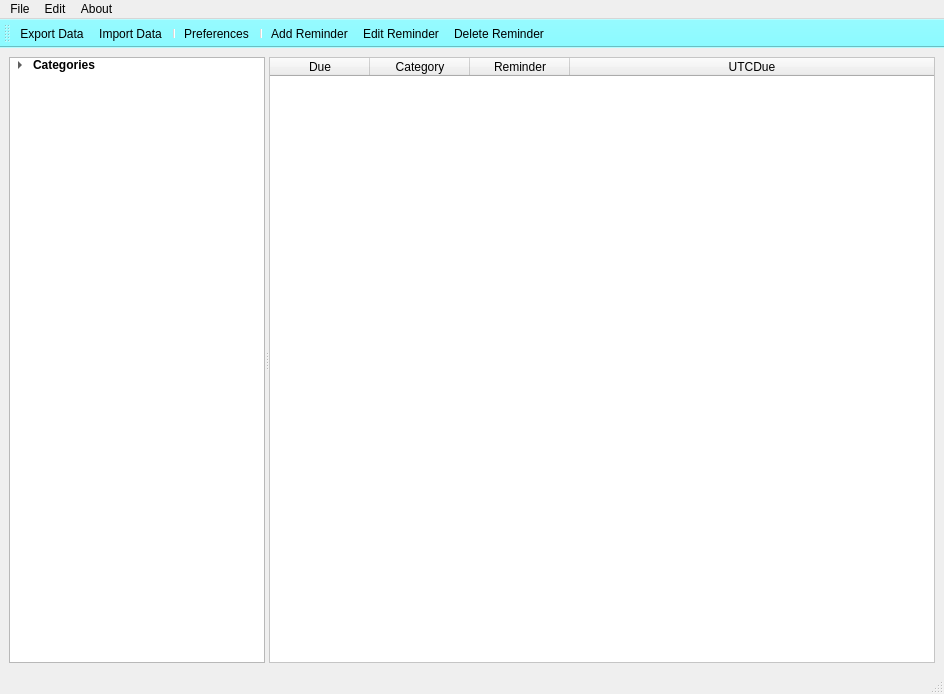
<?xml version="1.0" encoding="UTF-8"?>
<ui version="4.0">
 <class>mainWindow</class>
 <widget class="QMainWindow" name="mainWindow">
  <property name="geometry">
   <rect>
    <x>0</x>
    <y>0</y>
    <width>944</width>
    <height>694</height>
   </rect>
  </property>
  <property name="windowTitle">
   <string>QTierna</string>
  </property>
  <property name="windowIcon">
   <iconset resource="../icons.qrc">
    <normaloff>:/icons/icons/alarm-clock.png</normaloff>:/icons/icons/alarm-clock.png</iconset>
  </property>
  <property name="windowOpacity">
   <double>0.990000000000000</double>
  </property>
  <widget class="QWidget" name="centralwidget">
   <layout class="QGridLayout" name="gridLayout">
    <item row="0" column="0">
     <widget class="QSplitter" name="splitter">
      <property name="orientation">
       <enum>Qt::Horizontal</enum>
      </property>
      <property name="childrenCollapsible">
       <bool>false</bool>
      </property>
      <widget class="QTreeWidget" name="mainTreeWidget">
       <property name="sizePolicy">
        <sizepolicy hsizetype="MinimumExpanding" vsizetype="Expanding">
         <horstretch>0</horstretch>
         <verstretch>0</verstretch>
        </sizepolicy>
       </property>
       <property name="minimumSize">
        <size>
         <width>200</width>
         <height>0</height>
        </size>
       </property>
       <property name="statusTip">
        <string>Filter by category</string>
       </property>
       <property name="headerHidden">
        <bool>true</bool>
       </property>
       <attribute name="headerStretchLastSection">
        <bool>true</bool>
       </attribute>
       <column>
        <property name="text">
         <string>category</string>
        </property>
        <property name="font">
         <font>
          <weight>75</weight>
          <bold>true</bold>
         </font>
        </property>
       </column>
       <item>
        <property name="text">
         <string>Categories</string>
        </property>
        <property name="font">
         <font>
          <weight>75</weight>
          <bold>true</bold>
         </font>
        </property>
        <item>
         <property name="text">
          <string>All</string>
         </property>
         <property name="font">
          <font>
           <weight>75</weight>
           <bold>true</bold>
          </font>
         </property>
        </item>
        <item>
         <property name="text">
          <string>Complete</string>
         </property>
         <property name="font">
          <font>
           <weight>75</weight>
           <bold>true</bold>
          </font>
         </property>
        </item>
        <item>
         <property name="text">
          <string>Uncategorized</string>
         </property>
         <property name="font">
          <font>
           <weight>75</weight>
           <bold>true</bold>
          </font>
         </property>
        </item>
       </item>
      </widget>
      <widget class="QTableWidget" name="mainTableWidget">
       <property name="sizePolicy">
        <sizepolicy hsizetype="Expanding" vsizetype="Expanding">
         <horstretch>1</horstretch>
         <verstretch>0</verstretch>
        </sizepolicy>
       </property>
       <property name="minimumSize">
        <size>
         <width>500</width>
         <height>500</height>
        </size>
       </property>
       <property name="styleSheet">
        <string notr="true">QTableWidget{
	background-color: #FFF;
	alternate-background-color: rgb(140, 250, 255);
}

QTableWidget[complete=true]{
	background-color: #FFF;
	alternate-background-color: rgb(115, 235, 174, 127);
}</string>
       </property>
       <property name="horizontalScrollBarPolicy">
        <enum>Qt::ScrollBarAlwaysOff</enum>
       </property>
       <property name="alternatingRowColors">
        <bool>true</bool>
       </property>
       <property name="selectionMode">
        <enum>QAbstractItemView::MultiSelection</enum>
       </property>
       <property name="selectionBehavior">
        <enum>QAbstractItemView::SelectRows</enum>
       </property>
       <attribute name="horizontalHeaderStretchLastSection">
        <bool>true</bool>
       </attribute>
       <attribute name="verticalHeaderStretchLastSection">
        <bool>false</bool>
       </attribute>
       <column>
        <property name="text">
         <string>Due</string>
        </property>
       </column>
       <column>
        <property name="text">
         <string>Category</string>
        </property>
       </column>
       <column>
        <property name="text">
         <string>Reminder</string>
        </property>
       </column>
       <column>
        <property name="text">
         <string>UTCDue</string>
        </property>
       </column>
      </widget>
     </widget>
    </item>
   </layout>
  </widget>
  <widget class="QMenuBar" name="mainMenubar">
   <property name="geometry">
    <rect>
     <x>0</x>
     <y>0</y>
     <width>944</width>
     <height>25</height>
    </rect>
   </property>
   <widget class="QMenu" name="menuFile">
    <property name="title">
     <string>File</string>
    </property>
    <addaction name="actionImport_Data"/>
    <addaction name="actionExport_Data"/>
    <addaction name="separator"/>
    <addaction name="actionExit_2"/>
   </widget>
   <widget class="QMenu" name="menuAbout">
    <property name="title">
     <string>About</string>
    </property>
    <addaction name="actionHelp"/>
    <addaction name="separator"/>
    <addaction name="actionAbout"/>
   </widget>
   <widget class="QMenu" name="menuReminder">
    <property name="title">
     <string>Edit</string>
    </property>
    <addaction name="actionAdd_Reminder"/>
    <addaction name="actionEdit_Reminder"/>
    <addaction name="actionRemove_Reminder"/>
    <addaction name="separator"/>
    <addaction name="separator"/>
    <addaction name="actionPreferences"/>
   </widget>
   <addaction name="menuFile"/>
   <addaction name="menuReminder"/>
   <addaction name="menuAbout"/>
  </widget>
  <widget class="QToolBar" name="toolBar">
   <property name="windowTitle">
    <string>toolBar</string>
   </property>
   <property name="toolTip">
    <string>Edit Reminder</string>
   </property>
   <property name="styleSheet">
    <string notr="true">QToolBar{
    background-color: rgb(140, 250, 255);
     float: right;
}

QToolButton:hover{
   border: 1px solid white;
   background-color:rgb(140, 250, 255);
}</string>
   </property>
   <property name="iconSize">
    <size>
     <width>32</width>
     <height>32</height>
    </size>
   </property>
   <property name="toolButtonStyle">
    <enum>Qt::ToolButtonIconOnly</enum>
   </property>
   <attribute name="toolBarArea">
    <enum>TopToolBarArea</enum>
   </attribute>
   <attribute name="toolBarBreak">
    <bool>false</bool>
   </attribute>
   <addaction name="actionExport_Data"/>
   <addaction name="actionImport_Data"/>
   <addaction name="separator"/>
   <addaction name="actionPreferences"/>
   <addaction name="separator"/>
   <addaction name="actionAdd_Reminder"/>
   <addaction name="actionEdit_Reminder"/>
   <addaction name="actionRemove_Reminder"/>
  </widget>
  <widget class="QStatusBar" name="statusBar"/>
  <action name="actionImport_Data">
   <property name="icon">
    <iconset resource="../icons.qrc">
     <normaloff>:/icons/icons/import_white.png</normaloff>:/icons/icons/import_white.png</iconset>
   </property>
   <property name="text">
    <string>Import Data</string>
   </property>
   <property name="statusTip">
    <string>Import Reminders</string>
   </property>
   <property name="shortcut">
    <string>Ctrl+I</string>
   </property>
  </action>
  <action name="actionExport_Data">
   <property name="icon">
    <iconset resource="../icons.qrc">
     <normaloff>:/icons/icons/export_white.png</normaloff>:/icons/icons/export_white.png</iconset>
   </property>
   <property name="text">
    <string>Export Data</string>
   </property>
   <property name="statusTip">
    <string>Export Reminders</string>
   </property>
   <property name="shortcut">
    <string>Ctrl+E</string>
   </property>
  </action>
  <action name="actionExit">
   <property name="text">
    <string>Exit</string>
   </property>
  </action>
  <action name="actionExit_2">
   <property name="text">
    <string>Exit</string>
   </property>
  </action>
  <action name="actionAdd_Reminder">
   <property name="icon">
    <iconset resource="../icons.qrc">
     <normaloff>:/icons/icons/circle-add_white.png</normaloff>:/icons/icons/circle-add_white.png</iconset>
   </property>
   <property name="text">
    <string>Add Reminder</string>
   </property>
   <property name="statusTip">
    <string>Add Reminder</string>
   </property>
   <property name="shortcut">
    <string>Ctrl+A</string>
   </property>
  </action>
  <action name="actionRemove_Reminder">
   <property name="icon">
    <iconset resource="../icons.qrc">
     <normaloff>:/icons/icons/trash_white.png</normaloff>:/icons/icons/trash_white.png</iconset>
   </property>
   <property name="text">
    <string>Delete Reminder</string>
   </property>
   <property name="statusTip">
    <string>Delete selected reminders</string>
   </property>
   <property name="shortcut">
    <string>Ctrl+D</string>
   </property>
  </action>
  <action name="actionHelp">
   <property name="text">
    <string>Help</string>
   </property>
  </action>
  <action name="actionAbout">
   <property name="text">
    <string>About</string>
   </property>
  </action>
  <action name="actionPreferences">
   <property name="icon">
    <iconset resource="../icons.qrc">
     <normaloff>:/icons/icons/settings_white.png</normaloff>:/icons/icons/settings_white.png</iconset>
   </property>
   <property name="text">
    <string>Preferences</string>
   </property>
   <property name="statusTip">
    <string>Configure settings</string>
   </property>
  </action>
  <action name="actionEdit_Reminder">
   <property name="icon">
    <iconset resource="../icons.qrc">
     <normaloff>:/icons/icons/edit_white.png</normaloff>:/icons/icons/edit_white.png</iconset>
   </property>
   <property name="text">
    <string>Edit Reminder</string>
   </property>
   <property name="statusTip">
    <string>Edit selected reminder</string>
   </property>
   <property name="shortcut">
    <string>Ctrl+E</string>
   </property>
  </action>
 </widget>
 <resources>
  <include location="../icons.qrc"/>
 </resources>
 <connections/>
</ui>
